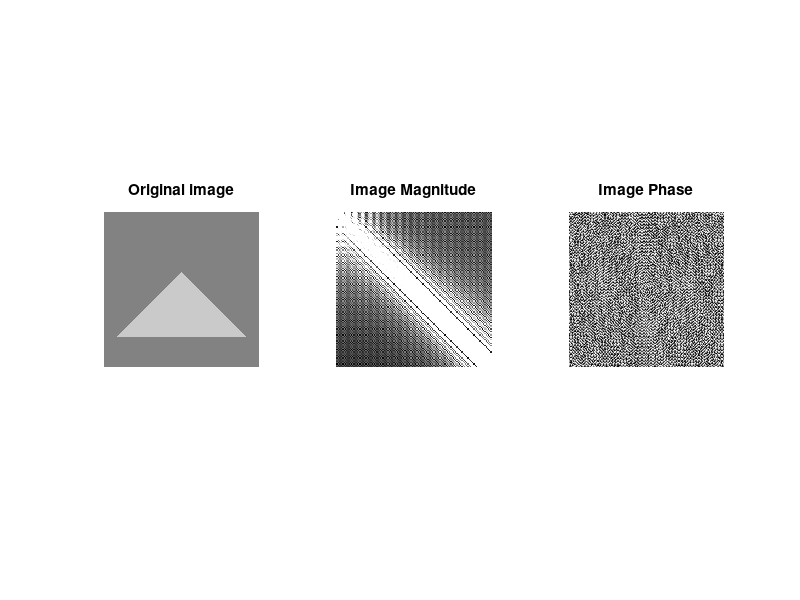
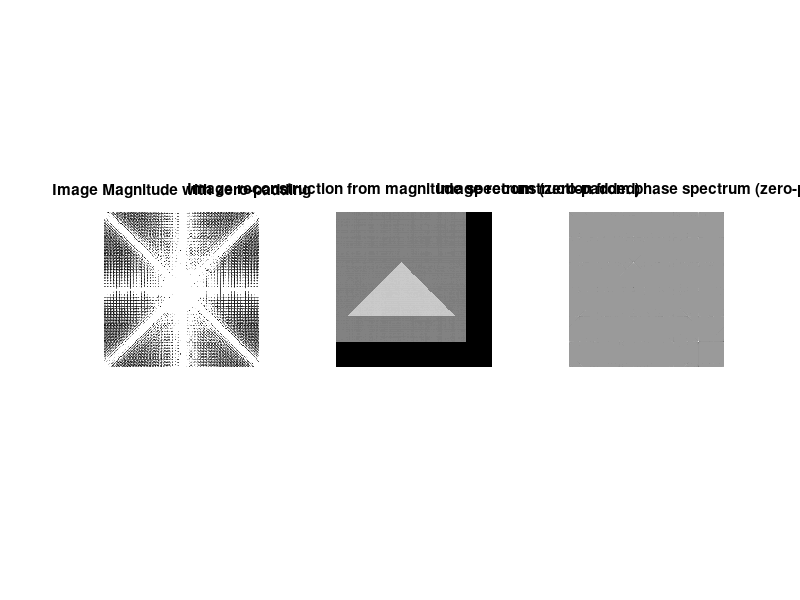
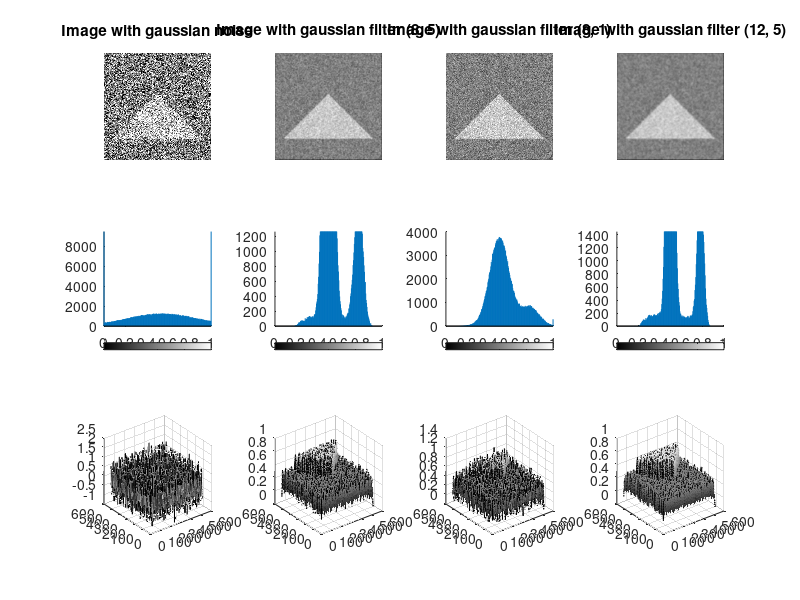

MATLAB code for these plots, in order:
% Esercizio 1

% Creiamo un immagine 512x512, a 256 livelli di grigio, con sfondo colore 128
image = 128 * ones(512, 512);

% Disegniamo un triangolo isoscele al centro
pixel_counter = 1;

for i = 1:length(image)

    if (i >= 200) && (i <= (length(image) - 100))
        image(i, 256 - pixel_counter:256 + pixel_counter) = 200;
        pixel_counter = pixel_counter + 1;
    end 

end 

% Convertiamo l'immagine
image = mat2gray(image, [0 256]);

% Mostriamo l'immagine
subplot(1, 3, 1);
imshow(image);
title('Original image');

% Calcoliamo la trasformata di Fourier dell'immagine
imageFFT = fftshift(fft2(image));

% Calcoliamo la magnitude e la phase dell'immagine
imageMagnitude = abs(imageFFT);
imagePhase = angle(imageFFT);

% Mostriamo la porzione [1:128,1:128] della magnitude
subplot(1, 3, 2);
imshow(imageMagnitude(1:128, 1:128));
title('Image Magnitude');

% Mostriamo la fase
subplot(1, 3, 3);
imshow(imagePhase, []);
title('Image Phase');

% Ora facciamo lo zero padding fino a raggiungere le dimensioni 612x612
imageFFT = fftshift(fft2(image, 612, 612));

% Calcoliamo la magnitude e la phase dell'immagine
imageMagnitude = abs(imageFFT);
imagePhase = angle(imageFFT);

% Mostriamo la porzione della magnitude
figure;
subplot(1, 3, 1);
imshow(imageMagnitude);
title('Image Magnitude with zero-padding');

% Ricostriuamo l'immagine di partenza a partire dalla magnitude
subplot(1, 3, 2);
imshow(abs(ifft2(ifftshift(imageFFT))));
title('Image reconstruction from magnitude spectrum (zero-padded)');

% Ricostruiamo l'immagine di partenza a partire dalla fase
imagePhase = cos(imagePhase) + 1i * sin(imagePhase);
subplot(1, 3, 3);
imshow(ifft2(ifftshift(imagePhase)), []);
title('Image reconstruction from phase spectrum (zero-padded)');

% Esercizio 2

% Aggiungiamo rumore gaussiano all'immagine
image = imnoise(image, 'gaussian', 0, 0.1);

% Mostriamolo
figure;
subplot(3, 4, 1);
imshow(image);
title('Image with gaussian noise');

% Ora filtriamo l'immagine con un filtro gaussiano 8-5
subplot(3, 4, 2);
filter = fspecial('gaussian', 8, 5);
image1 = imfilter(image, filter);
imshow(image1);
title('Image with gaussian filter (8, 5)');

% Ora filtriamo l'immagine con un filtro gaussiano 8-1
subplot(3, 4, 3);
filter = fspecial('gaussian', 8, 1);
image2 = imfilter(image, filter);
imshow(image2);
title('Image with gaussian filter (8, 1)');

% Ora filtriamo l'immagine con un filtro gaussiano 12-5
subplot(3, 4, 4);
filter = fspecial('gaussian', 12, 5);
image3 = imfilter(image, filter);
imshow(image3);
title('Image with gaussian filter (12, 5)');

% Visualizziamo gli errori del filtraggio, quello minore è il migliore (il secondo)
mean(sum(abs(image-image1)))
mean(sum(abs(image-image2)))
mean(sum(abs(image-image3)))

% Visualizziamo per ogni filtro l'istogramma e il grafico 3d
subplot(3,4,5);
imhist(image);

subplot(3,4,6);
imhist(image1);

subplot(3,4,7);
imhist(image2);

subplot(3,4,8);
imhist(image3);

subplot(3,4,9);
surf(image);

subplot(3,4,10);
surf(image1);

subplot(3,4,11);
surf(image2);

subplot(3,4,12);
surf(image3);